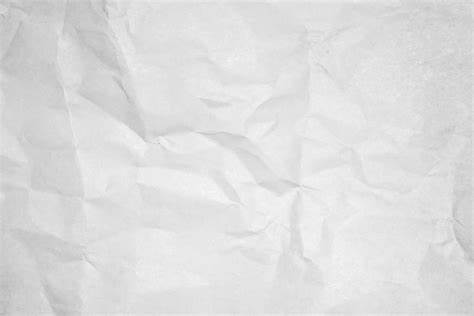
#> input picture ECG/ecg-image-kit/codes/ecg-image-generator/CreasesWrinkles/wrinkles-dataset/10.jpg, 474 x 316 px, given in place of 10.png, which was not available
$ python generate_figure1.py
#> lines starting #> are read from the running program, lines starting #| are printed output that depends on the picture
import cv2
import os
import matplotlib.pyplot as plt
import albumentations as A
import numpy as np

# Create figures directory if it doesn't exist
os.makedirs("E:/Research/figures", exist_ok=True)

# 1. Load Original Image
image_path = "E:/Research/dataset/syntax/train/images/10.png"
img_bgr = cv2.imread(image_path)
#> img_bgr is the input picture: shape (316, 474, 3); min 169, max 247, mean 221.5
img_rgb = cv2.cvtColor(img_bgr, cv2.COLOR_BGR2RGB)

# 2. Apply CLAHE (Preprocessing)
clahe = cv2.createCLAHE(clipLimit=2.0, tileGridSize=(8, 8))
img_lab = cv2.cvtColor(img_bgr, cv2.COLOR_BGR2LAB)
#> img_lab: shape (316, 474, 3); mean of channels 0, 1, 2 225.3, 128, 128
l, a, b = cv2.split(img_lab)
#> a: shape (316, 474); every value is 128
cl = clahe.apply(l)
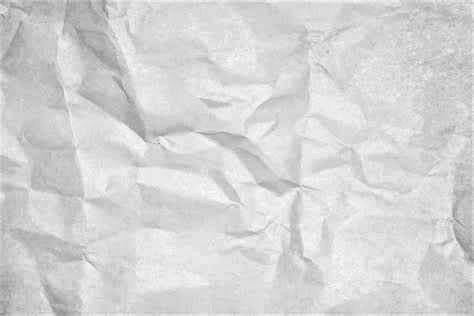
#> cl: shape (316, 474); min 136, max 250, mean 212.6
limg = cv2.merge((cl, a, b))
#> limg: shape (316, 474, 3); mean of channels 0, 1, 2 212.6, 128, 128
img_clahe_bgr = cv2.cvtColor(limg, cv2.COLOR_LAB2BGR)
img_clahe_rgb = cv2.cvtColor(img_clahe_bgr, cv2.COLOR_BGR2RGB)

# 3. Apply Elastic Transform (Augmentation)
# Set seed for reproducibility
import random
random.seed(42)
np.random.seed(42)

#> (the run stopped early here; a loop or call above may not have finished)

$ run again, with ECG/ecg-image-kit/codes/ecg-image-generator/CreasesWrinkles/wrinkles-dataset/1.jpg copied over ECG/ecg-image-kit/codes/ecg-image-generator/CreasesWrinkles/wrinkles-dataset/10.jpg
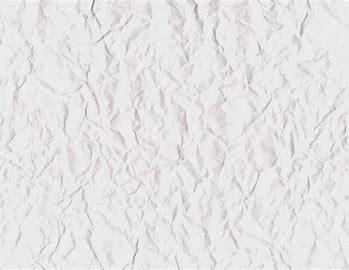
#> input picture ECG/ecg-image-kit/codes/ecg-image-generator/CreasesWrinkles/wrinkles-dataset/1.jpg, 349 x 270 px, given in place of 10.png, which was not available
#> img_bgr is the input picture: shape (270, 349, 3); mean B, G, R 227.4, 227.8, 229.6
#> img_lab: shape (270, 349, 3); mean of channels 0, 1, 2 231.3, 128.6, 128.5
#> `cl = clahe.apply(l)`:
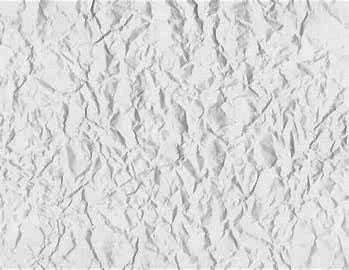
#> cl: shape (270, 349); min 89, max 255, mean 216.8
#> limg: shape (270, 349, 3); mean of channels 0, 1, 2 216.8, 128.6, 128.5

$ run again, with ECG/ecg-image-kit/codes/ecg-image-generator/CreasesWrinkles/wrinkles-dataset/11.jpg copied over ECG/ecg-image-kit/codes/ecg-image-generator/CreasesWrinkles/wrinkles-dataset/10.jpg
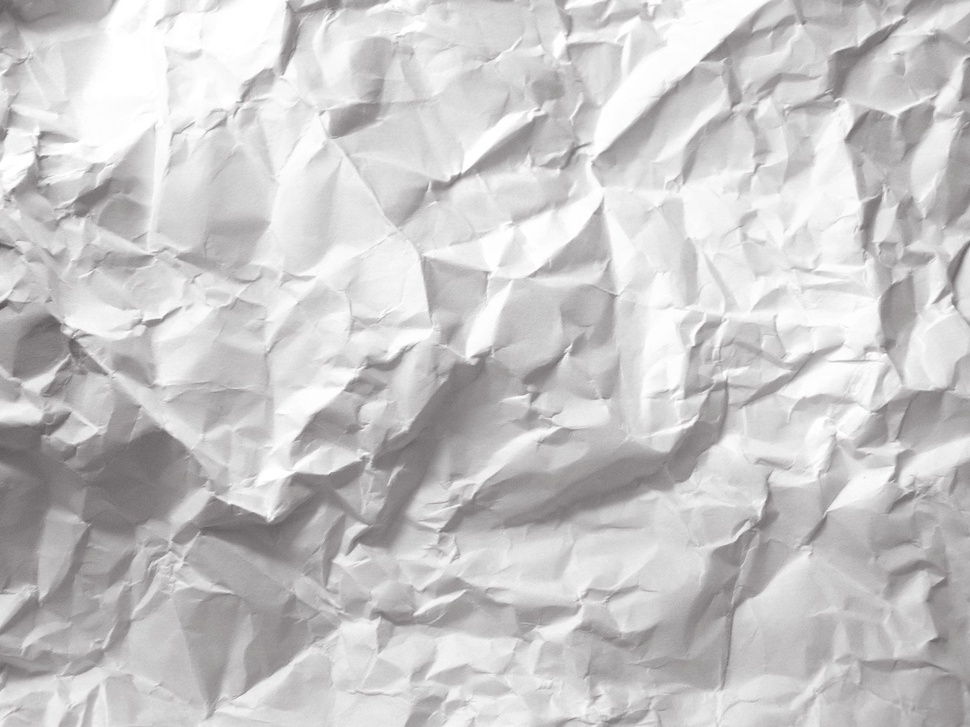
#> input picture ECG/ecg-image-kit/codes/ecg-image-generator/CreasesWrinkles/wrinkles-dataset/11.jpg, 970 x 727 px, shrunk from 1600 x 1199 before the run, given in place of 10.png, which was not available
#> img_bgr is the input picture: shape (727, 970, 3); mean B, G, R 200, 199.5, 200.7
#> img_lab: shape (727, 970, 3); mean of channels 0, 1, 2 205, 128.6, 128
#> `cl = clahe.apply(l)`:
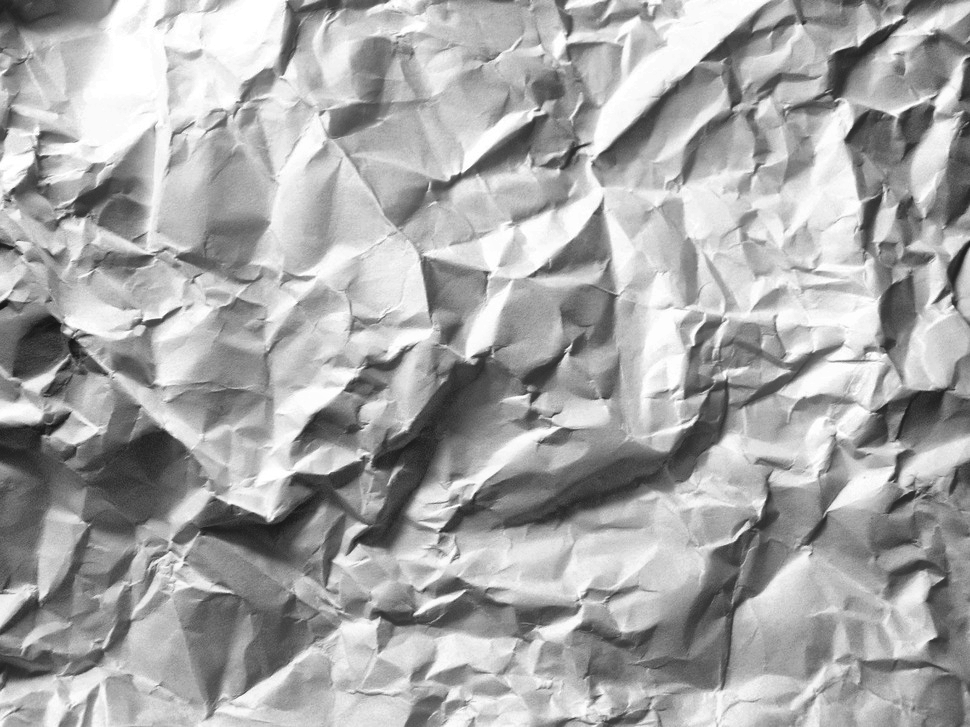
#> cl: shape (727, 970); min 20, max 255, mean 167.5
#> limg: shape (727, 970, 3); mean of channels 0, 1, 2 167.5, 128.6, 128

$ run again, with ECG/ecg-image-kit/codes/ecg-image-generator/CreasesWrinkles/wrinkles-dataset/12.jpg copied over ECG/ecg-image-kit/codes/ecg-image-generator/CreasesWrinkles/wrinkles-dataset/10.jpg
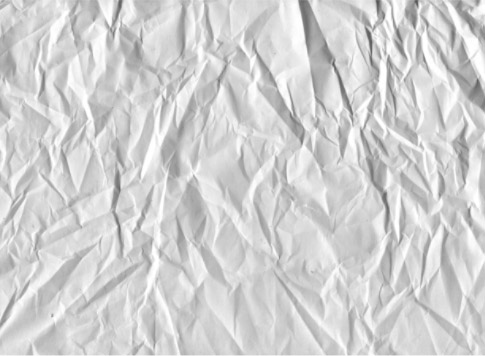
#> input picture ECG/ecg-image-kit/codes/ecg-image-generator/CreasesWrinkles/wrinkles-dataset/12.jpg, 485 x 356 px, given in place of 10.png, which was not available
#> img_bgr is the input picture: shape (356, 485, 3); min 84, max 255, mean 209.2
#> img_lab: shape (356, 485, 3); mean of channels 0, 1, 2 213.9, 128, 128
#> a: shape (356, 485); every value is 128
#> `cl = clahe.apply(l)`:
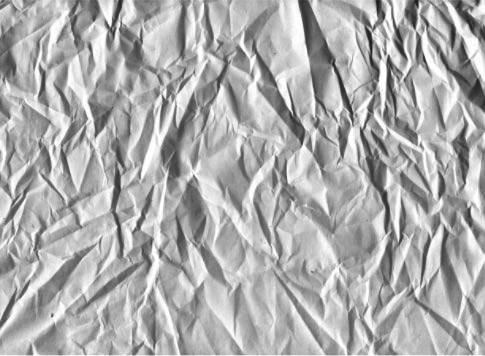
#> cl: shape (356, 485); min 26, max 255, mean 173.3
#> limg: shape (356, 485, 3); mean of channels 0, 1, 2 173.3, 128, 128
